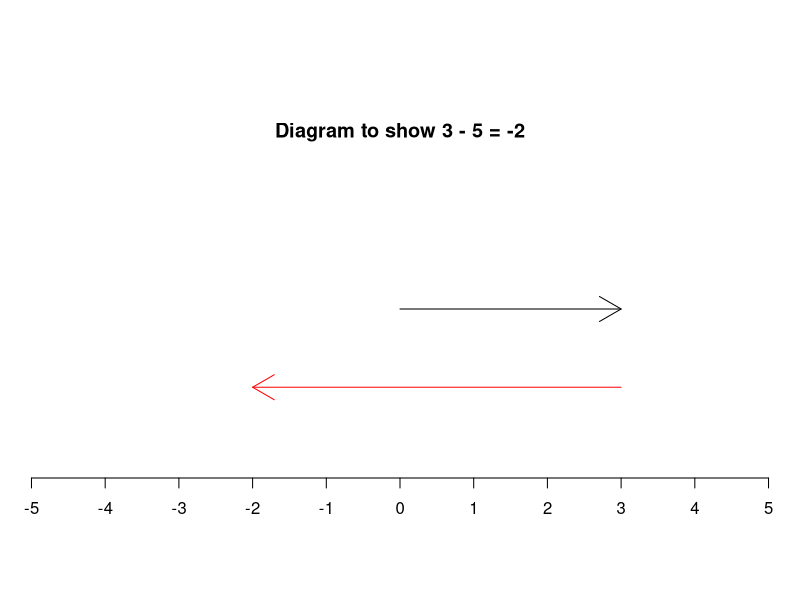

Source code (R):
## ---- chunk 1
knitr::include_url("https://uniofbath.cloud.panopto.eu/Panopto/Pages/Embed.aspx?id=97e9f149-2470-426f-92ad-af0f00c80630&autoplay=false&offerviewer=true&showtitle=true&showbrand=true&captions=false&interactivity=all", height="405px")
## ---- chunk 2
knitr::include_url("https://numbas.mathcentre.ac.uk/question/125598/negative-numbers-multiplication-and-division/embed/", height="800px")
## ---- chunk 3
par(mar = c(0.1, 0.1, 1, 0.1), fig=c(0, 1, .2, .8))  
x <- seq(-5,5, length.out=11)
plot(0, xlim = c(-5, 5), axes=FALSE, type = "n", xlab = "", ylab = "", main="Diagram to show 3 - 5 = -2")
axis(1, at = x, labels = x)
arrows(x0=0, y0=0, x1=3, y1=0)
arrows(x0=3, y0=-0.5, x1=-2, y1=-0.5, col ="red")
## ---- chunk 4
knitr::include_url("https://numbas.mathcentre.ac.uk/question/126315/negative-numbers-addition-and-subtraction/embed/?token=1a99ce84-edc0-4467-a780-e6e9bcc6fda8", height="800px")
